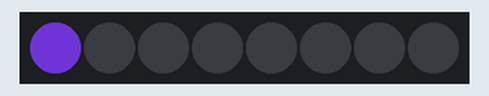
Bench run of a program on a simulated Raspberry Pi Pico running MicroPython. Shown: 8 RGB LEDs in strip order, left to right. Dim RGB values are drawn brighter than linear; random numbers come from a fixed seed.

Above: at 0.1 s.
At 4.91 s:
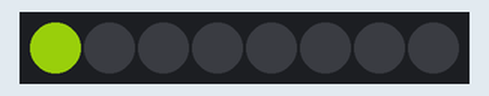
At 9.73 s:
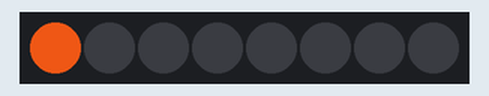
At 19.76 s:
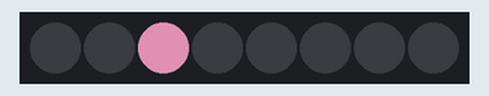
At 29.6 s:
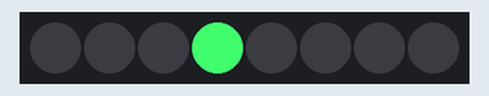
At 39.83 s:
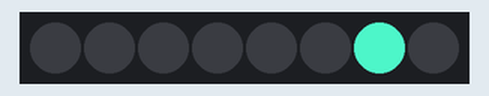
Timing chart, 0 to 40.0 s (numbered marks = the images above):
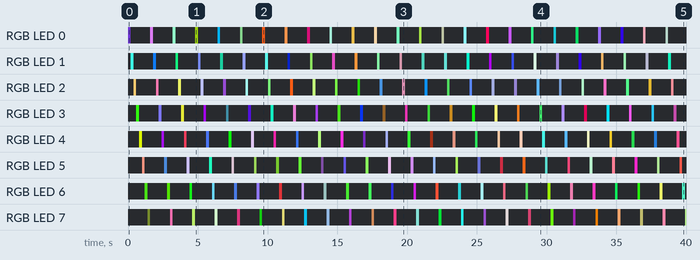

Measured:
- by itself, RGB LED 6: off → RGB(52, 162, 15) at 1.2 s, → off 0.20 s later, → RGB(61, 170, 0) 1.4 s later, → off 0.20 s later, … (50 changes in this stretch)
- by itself, RGB LED 7: off → RGB(11, 13, 4) at 1.4 s, → off 0.20 s later, → RGB(216, 97, 155) 1.4 s later, → off 0.20 s later, … (49 changes in this stretch)

The program:

marquee.py
```python
import ws2812b
import random
import utime

ring_pin = 17 # Mdoule connect pin
numpix   = 8  # Number of RGB lights
# Initialize RGB light halo
strip = ws2812b.ws2812b(numpix, 0, ring_pin)
strip.fill(0,0,0) # Clear RGB buffer
strip.show()      # Refresh display

while True:
    for i in range(numpix):
        strip.fill(0,0,0)
        r = random.randint(0, 256)
        g = random.randint(0, 256)
        b = random.randint(0, 256)

        strip.set_pixel(i, r, g, b)
        strip.show()
        utime.sleep(.2)
```
